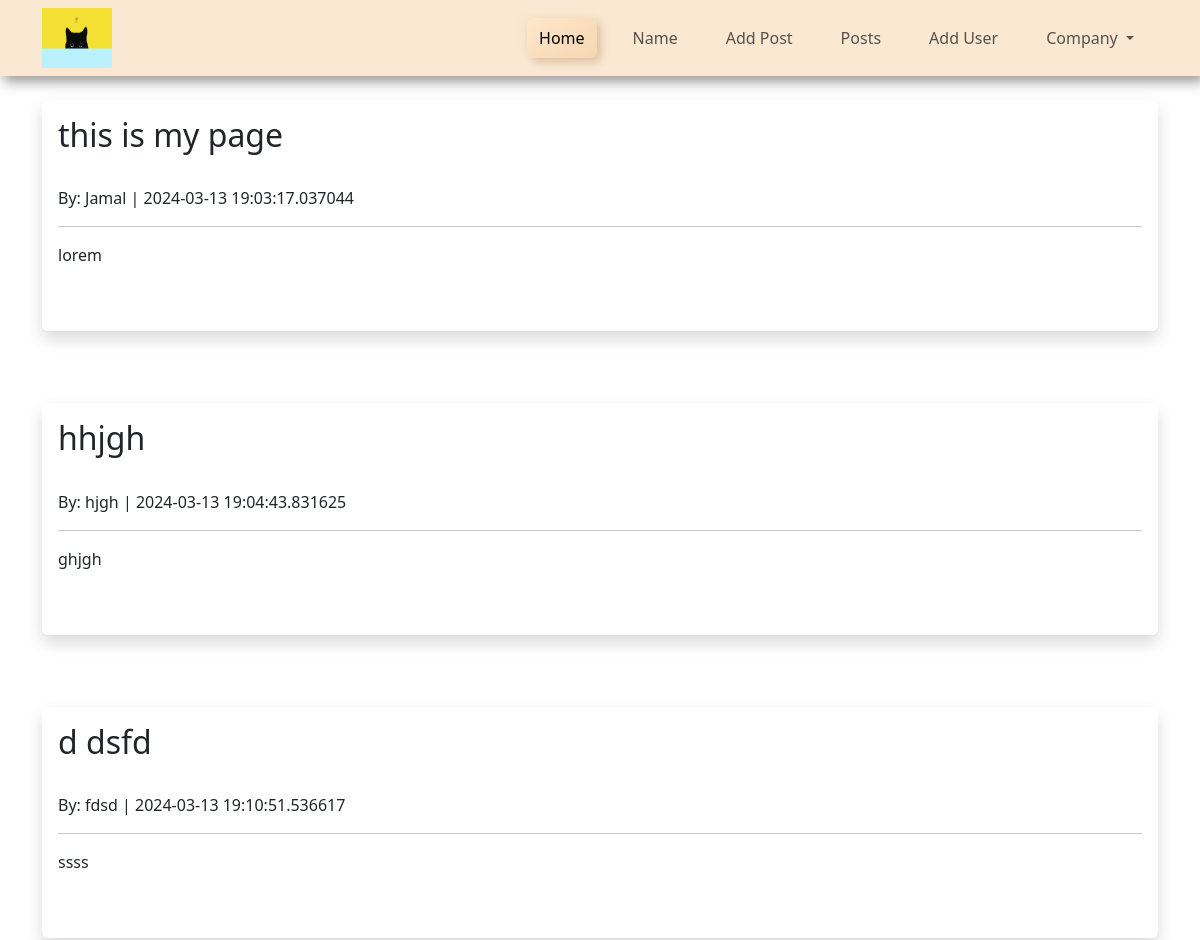
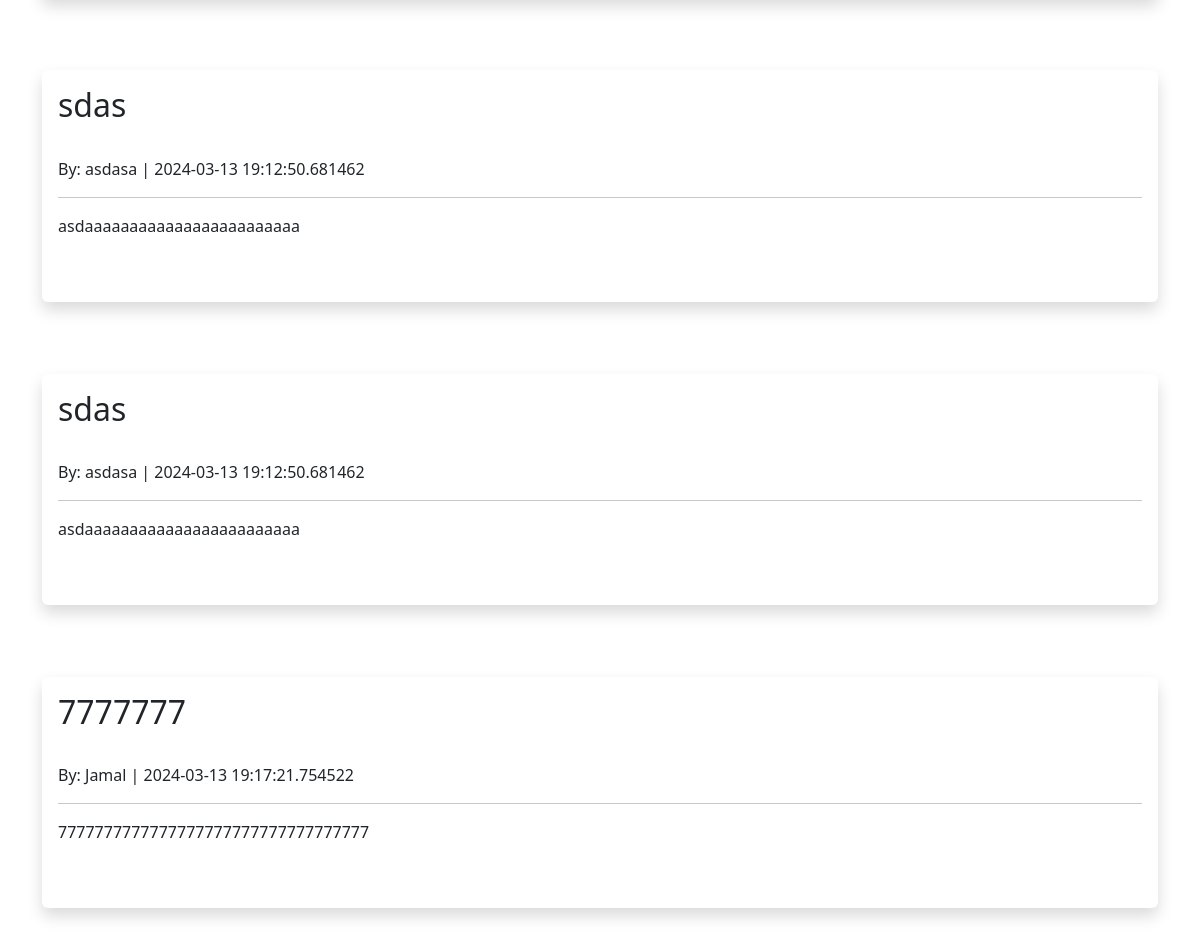
The app's page /post_page with its own data (2 pictures, top to bottom).
### app/models/models.py (models this page shows, shortened)
class Posts(db.Model):
    id = db.Column(db.Integer, primary_key=True)
    title = db.Column(db.String(200), nullable=False)
    author = db.Column(db.String(255))
    content = db.Column(db.String)
    slug = db.Column(db.String)
    submit= db.Column(db.String)
    date_posted = db.Column(db.DateTime, default=datetime.utcnow())

### app/routes/base.py (the view)
@base_bp.route('/post_page', methods=['GET', 'POST'])
def post_page():
    posts = Posts.query.all()
    return render_template('posts/posts.html', title='Blog Posts', posts=posts)

### app/templates/posts/posts.html
{% extends 'components/layout.html' %}
{% block content %}<br>
   {% for post in posts %}
   <div class="shadow p-3 mb-5 bg-body rounded">
   <h2>{{ post.title }}</h2><br>
      By: {{ post.author }} | {{ post.date_posted }}<br>
      <hr>
      {{ post.content }}<br><br>
      <br>
      </div><br>
   {% endfor %}
{% endblock %}

### records on screen
Posts: title "this is my page", author "Jamal", date_posted "2024-03-13 19:03:17.037044", content "lorem"
Posts: title "hhjgh", author "hjgh", date_posted "2024-03-13 19:04:43.831625", content "ghjgh"
Posts: title "d dsfd", author "fdsd", date_posted "2024-03-13 19:10:51.536617", content "ssss"
Posts: title "sdas", author "asdasa", date_posted "2024-03-13 19:12:50.681462", content "asdaaaaaaaaaaaaaaaaaaaaaaaa"
Posts: title "sdas", author "asdasa", date_posted "2024-03-13 19:12:50.681462", content "asdaaaaaaaaaaaaaaaaaaaaaaaa"
Posts: title "7777777", author "Jamal", date_posted "2024-03-13 19:17:21.754522", content "7777777777777777777777777777777777"
